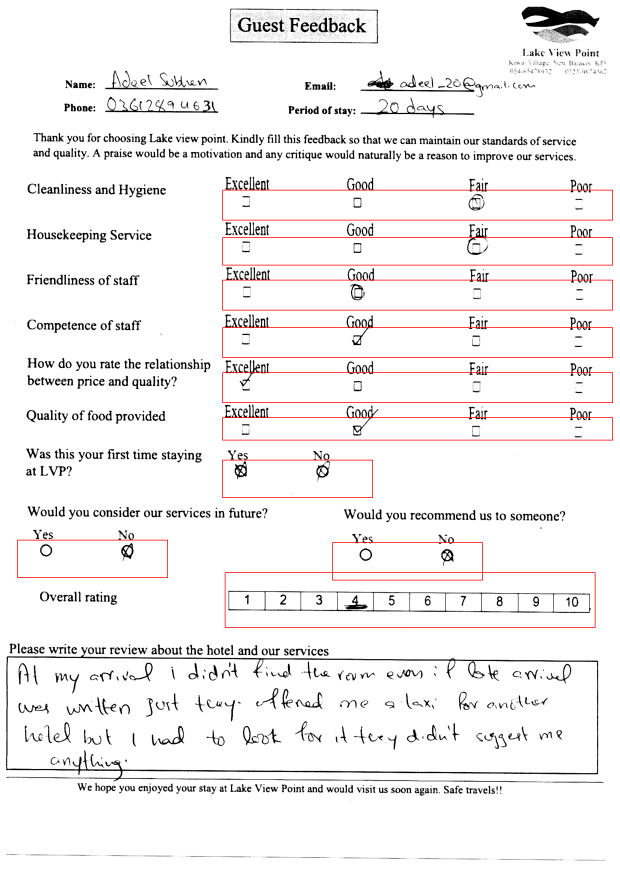
#> input picture Lab_4/Saida_n_Form16.png, 2480 x 3509 px (shown at 1/4 size)
$ python rotate.py ../Saida_n_Form16.png
#> lines starting #> are read from the running program, lines starting #| are printed output that depends on the picture; after the words box and inside, x2 and y2 are one past the last pixel; in counts of white or black regions, pixels touching at a corner belong together
import cv2
import numpy as np
import sys

def define_rois(id, x, y, img, img_path):

    # Lista de áreas de interesse
    rois = []

    print(x,y)

    if id == 1:
        # Coordenadas pré estabelecidas para as áreas de interesse (ROI) do Form 1
        roi_1 = (x+832, y-260, 1560, 100) #
        roi_2 = (x+832, y-90, 1560, 110)
        roi_3 = (x+832, y+90, 1560, 120)
        roi_4 = (x+832, y+280, 1560, 120)
        roi_5 = (x+832, y+470, 1560, 120)
        roi_6 = (x+832, y+650, 1560, 90)
        roi_7 = (x+832, y+810, 590, 140)
        roi_8 = (x+90, y+1130, 500, 150)
        roi_9 = (x+1350, y+1140, 500, 150)
        roi_10 = (x+850, y+1300, 1520, 150)
    else:
        # Coordenadas pré estabelecidas para as áreas de interesse (ROI) do Form 2
        roi_1 = (x+722, y+169, 1560, 150)
        roi_2 = (x+722, y+339, 1560, 150)
        roi_3 = (x+722, y+519, 1560, 150)
        roi_4 = (x+722, y+719, 1560, 150)
        roi_5 = (x+722, y+894, 1560, 150)
        roi_6 = (x+722, y+1069, 1560, 150)
        roi_7 = (x+722, y+1249, 590, 200)
        roi_8 = (70, y+1569, 600, 200)
        roi_9 = (1330, y+1569, 700, 170)
        roi_10 = (900, y+1759, 1490, 220)

    rois.append(roi_1)
    rois.append(roi_2)
    rois.append(roi_3)
    rois.append(roi_4)
    rois.append(roi_5)
    rois.append(roi_6)
    rois.append(roi_7)
    rois.append(roi_8)
    rois.append(roi_9)
    rois.append(roi_10)


    return rois

def define_threshold(img):

    # Calcula o histograma no eixo Y
    histogram_Y = np.sum(img, axis=1)

    # Normaliza o histograma
    histogram_Y = histogram_Y / np.max(histogram_Y)

    # Extrai o campo central de cada tupla do histograma (índice 1)
    #central_values_Y = [tup[1] for tup in histogram_Y]

    # Calcula os valores absolutos
    #absolute_values_Y = np.abs(central_values_Y)

    # Lista dos indices dos mínimos locais
    idx_mins = []

    for i in range(0, len(histogram_Y)//2):
        if histogram_Y[i] < histogram_Y[i-1] and histogram_Y[i] < histogram_Y[i+1]:
            idx_mins.append(i)

    # Ordenar de forma decrescente os índices dos mínimos locais
    idx_mins.sort(key=lambda x: histogram_Y[x])

    # Calcula as coordenadas do roi referente ao marco zero
    # (referencial para estabelecer as demais áreas de interesse)
    idx_middle = (idx_mins[0]+idx_mins[1])//2
    x = 0
    y = idx_middle - 80
    w = img.shape[1]-1
    h = 160

    roi = img[y:y+h, x:x+w]
    _, binarized_roi = cv2.threshold(roi, 127, 255, cv2.THRESH_BINARY)

    # Variáveis para armazenar os índices do primeiro pixel preto
    first_black_y = None
    first_black_x = None

    # Percorra a ROI binarizada para encontrar o primeiro pixel preto
    for i in range(roi.shape[0]):
        for j in range(roi.shape[1]):
            if (binarized_roi[i, j] == 0).any():  # Se o pixel é preto
                first_black_y = i + y
                first_black_x = j + x
                break  # Sai do loop interno se encontrar o primeiro pixel preto
        if first_black_y is not None and first_black_x is not None:
            break  # Sai do loop externo se encontrar o primeiro pixel preto

    if first_black_y is None or first_black_x is  None:
        print("Não foi possível encontrar um pixel preto.")

    return first_black_x, first_black_y


# Carregar a imagem
image = cv2.imread(sys.argv[1])
#> image is the input picture: shape (3509, 2480, 3); mean B, G, R 241, 241, 243.4

# Converter para escala de cinza
gray = cv2.cvtColor(image, cv2.COLOR_BGR2GRAY)
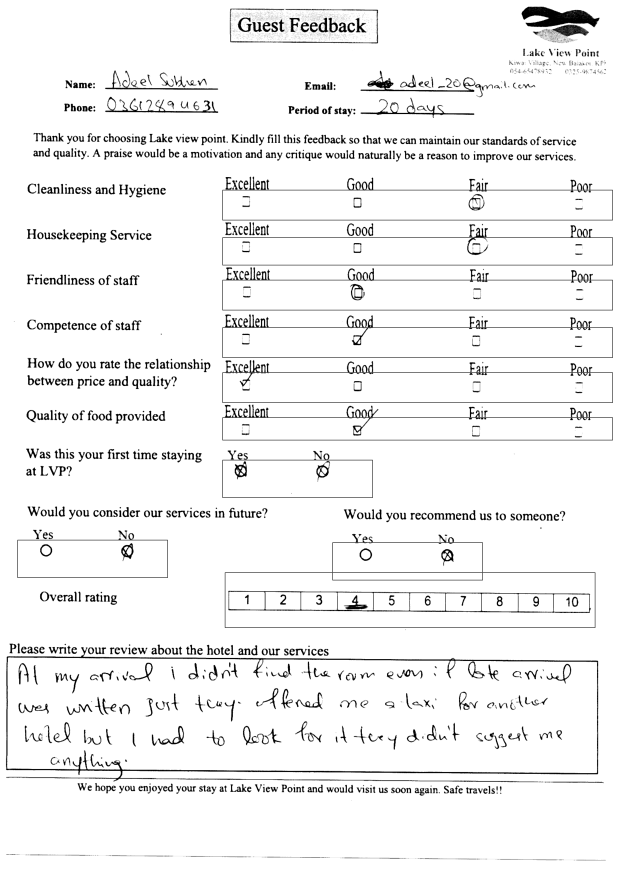
#> gray: shape (3509, 2480) (shown at 1/4 size); min 0, max 255, mean 241.7

x, y = define_threshold(gray)
#> in define_threshold, `histogram_Y = np.sum(img, axis=1)`: histogram_Y = 3509 values, max 632400 at index 0, min 294360 at index 759, mean 599463.6
#> in define_threshold, `histogram_Y = histogram_Y / np.max(histogram_Y)`: histogram_Y = 3509 values, max 1 at index 0, min 0.465 at index 759, mean 0.948
#> after the loop in define_threshold, `for i in range(0, len(histogram_Y)//2):`: idx_mins = 154 values from 37 to 1745
#> in define_threshold, `idx_middle = (idx_mins[0]+idx_mins[1])//2`: idx_middle = 855
#> in define_threshold, `y = idx_middle - 80`: y = 775
#> in define_threshold, `_, binarized_roi = cv2.threshold(roi, 127, 255, cv2.THRESH_BINARY)`:
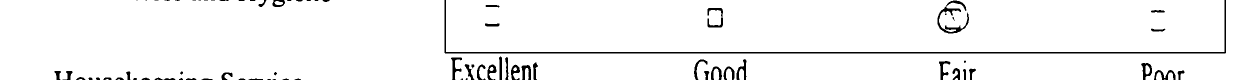
#> binarized_roi: shape (160, 2479) (shown at 1/2 size); 96.4% white; 77 black regions (19 under 20 px), largest, box (x1, y1, x2, y2) and area: (889, 0, 2452, 107) 5311, (1875, 1, 1938, 67) 1040, (1415, 16, 1446, 55) 443
#> x = 273; y = 775

rois = define_rois(1, x, y, gray, "Antes do recorte.png")
#| 273 775
#> in define_rois, `roi_1 = (x+832, y-260, 1560, 100)`: roi_1 = (1105, 515, 1560, 100)
#> in define_rois, `roi_2 = (x+832, y-90, 1560, 110)`: roi_2 = (1105, 685, 1560, 110)
#> in define_rois, `roi_3 = (x+832, y+90, 1560, 120)`: roi_3 = (1105, 865, 1560, 120)
#> in define_rois, `roi_4 = (x+832, y+280, 1560, 120)`: roi_4 = (1105, 1055, 1560, 120)
#> in define_rois, `roi_5 = (x+832, y+470, 1560, 120)`: roi_5 = (1105, 1245, 1560, 120)
#> in define_rois, `roi_6 = (x+832, y+650, 1560, 90)`: roi_6 = (1105, 1425, 1560, 90)
#> in define_rois, `roi_7 = (x+832, y+810, 590, 140)`: roi_7 = (1105, 1585, 590, 140)
#> in define_rois, `roi_8 = (x+90, y+1130, 500, 150)`: roi_8 = (363, 1905, 500, 150)
#> in define_rois, `roi_9 = (x+1350, y+1140, 500, 150)`: roi_9 = (1623, 1915, 500, 150)
#> in define_rois, `roi_10 = (x+850, y+1300, 1520, 150)`: roi_10 = (1123, 2075, 1520, 150)
#> rois = [(1105, 515, 1560, 100), (1105, 685, 1560, 110), (1105, 865, 1560, 120), (1105, 1055, 1560, 120), (1105, 1245, 1560, 120), (1105, 1425, 1560, 90), (1105, 1585, 590, 140), (363, 1905, 500, 150), (1623, 1915, 500, 150), (1123, 2075, 1520, 150)]

recort = gray[y:y+2000, :]

cv2.imwrite("Recorte.png", recort)
# Detectar as bordas usando o operador de Canny
edges = cv2.Canny(recort, 50, 150, apertureSize=3)
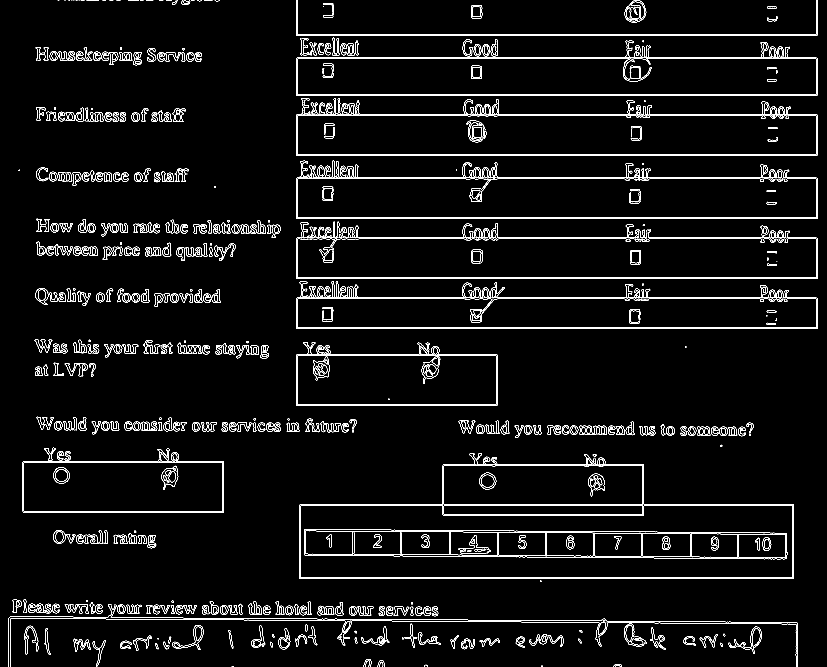
#> edges: shape (2000, 2480) (shown at 1/3 size); 3% white in thin lines or dots
cv2.imwrite('Edges.png', edges)

# Aplicar a transformada de Hough para detecção de linhas
lines = cv2.HoughLinesP(edges, 1, np.pi/180, threshold=50, minLineLength=100, maxLineGap=5)
#> lines = 97 rows, first 6: [891, 893, 2449, 893], [1011, 713, 2449, 713], [889, 986, 2451, 986], [888, 463, 2451, 463], [2327, 536, 2451, 536], [889, 466, 2451, 466]

# Identificar linhas horizontais
horizontal_lines = []
for line in lines:
    x1, y1, x2, y2 = line[0]
    angle = np.arctan2(y2 - y1, x2 - x1) * 180.0 / np.pi
    if abs(angle) < 10 or abs(angle - 180) < 10:
        horizontal_lines.append(line)
#> this loop made 97 passes
#> (x1, y1, x2, y2, angle) on passes 1 to 12: (891, 893, 2449, 893, 0), (1011, 713, 2449, 713, 0), (889, 986, 2451, 986, 0), (888, 463, 2451, 463, 0), (2327, 536, 2451, 536, 0), (889, 466, 2451, 466, 0), (891, 173, 1876, 173, 0), (1940, 176, 2451, 176, 0), (888, 103, 2451, 103, 0), (888, 833, 2451, 833, 0), (889, 106, 2451, 106, 0), (1915, 896, 2280, 896, 0)
#> after the loop, horizontal_lines = 73 items, first 6: [[891, 893, 2449, 893]], [[1011, 713, 2449, 713]], [[889, 986, 2451, 986]], [[888, 463, 2451, 463]], [[2327, 536, 2451, 536]], [[889, 466, 2451, 466]]

# Calcular a média dos ângulos das linhas horizontais
mean_angle = np.mean([np.arctan2(y2 - y1, x2 - x1) * 180.0 / np.pi for line in horizontal_lines])
#> mean_angle = 0

# Corrigir a rotação da imagem
(h, w) = recort.shape[:2]
#> h = 2000; w = 2480
center = (w // 2, h // 2)
#> center = (1240, 1000)
M = cv2.getRotationMatrix2D(center, -mean_angle, 1.0)
#> M = [[1, 0, 0], [0, 1, 0]]
rotated_image = cv2.warpAffine(recort, M, (w, h), flags=cv2.INTER_CUBIC, borderMode=cv2.BORDER_REPLICATE)

rois = define_rois(1, x, y, rotated_image, "Depois do recorte.png")
#| 273 775

# Mostrar os resultados
cv2.imwrite('Original Image.png', gray)
cv2.imwrite('Rotated Image.png', rotated_image)

for i in range(len(rois)):
    x, y, w, h = rois[i]
    roi = rotated_image[y:y+h, x:x+w]
    cv2.rectangle(rotated_image, (x,y), (x+w, y+h), (0,255, 0), 2)
#> this loop made 10 passes
#> pass 1, `roi = rotated_image[y:y+h, x:x+w]`:
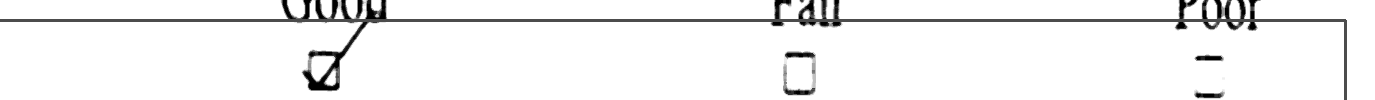
#> roi: shape (100, 1375); min 0, max 255, mean 242.6
#> pass 2, `roi = rotated_image[y:y+h, x:x+w]`:
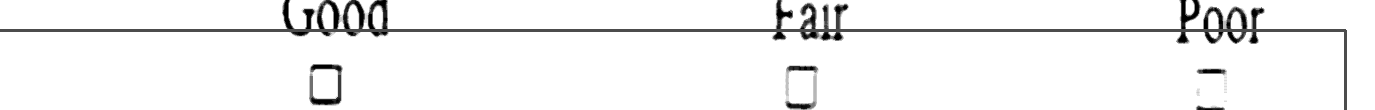
#> roi: shape (110, 1375); min 0, max 255, mean 242.9
#> pass 3, `roi = rotated_image[y:y+h, x:x+w]`:
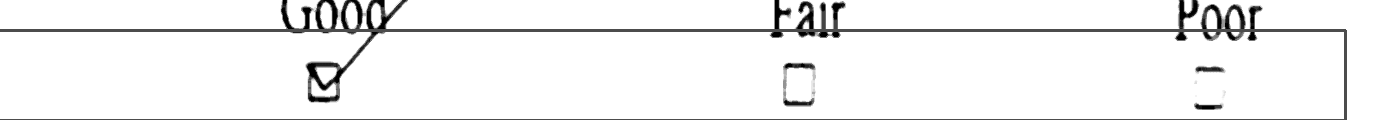
#> roi: shape (120, 1375); min 0, max 255, mean 241.8
#> after the loop:
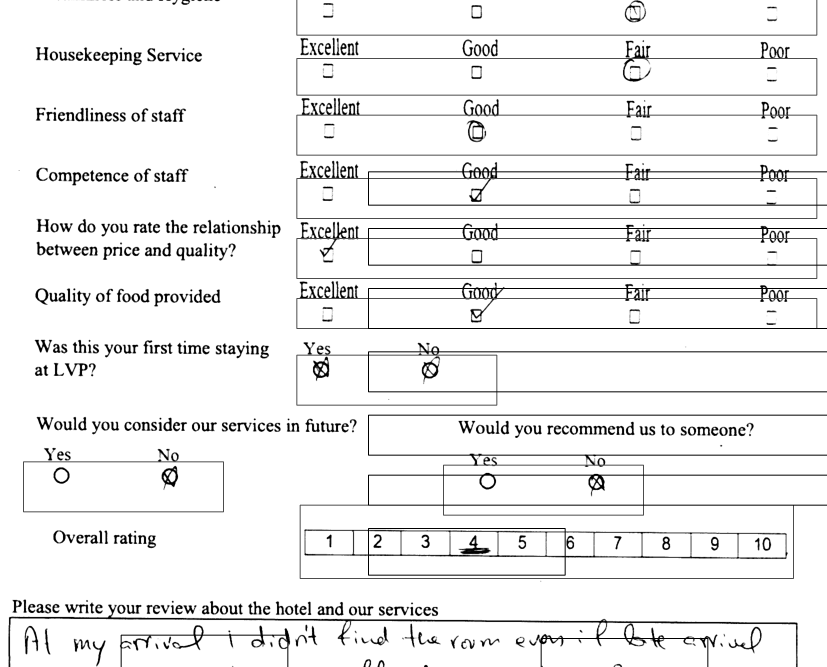
#> rotated_image: shape (2000, 2480) (shown at 1/3 size); min 0, max 255, mean 239.6

filename = "Saida1_" + sys.argv[1][:-4].split('/')[-1] + ".png"

cv2.imwrite(filename, rotated_image)
